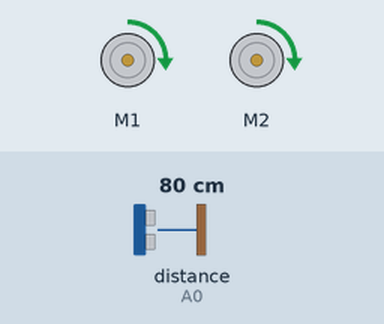
This sketch was run on a simulated Arduino Uno, built with avr-gcc and run on an emulated ATmega328P. Parts: 2 × DC motor (green arrow = forward, orange = backward, longer = faster). The test bench sets the inputs (shaded band); at power-on: distance to the obstacle (sensor on A0) 80 cm. The echo pulse lasts 58.3 µs per cm; random numbers use the default seed unless the sketch sets one.

Above: at 0.99 s.
1.6 s: distance to the obstacle (sensor on A0) set to 54 cm
4.6 s: distance to the obstacle (sensor on A0) set to 45 cm
At 5.2 s:
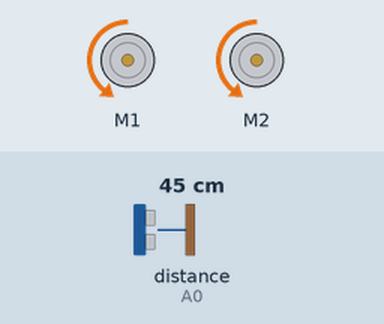
7.6 s: distance to the obstacle (sensor on A0) set to 60 cm
At 8.4 s:
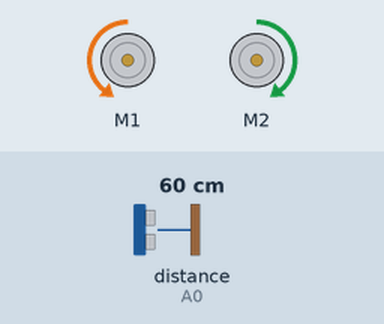
10.6 s: distance to the obstacle (sensor on A0) set to 120 cm
At 11.16 s:
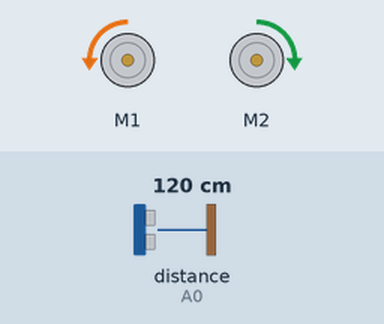
13.6 s: distance to the obstacle (sensor on A0) set to 2 cm
16.6 s: distance to the obstacle (sensor on A0) set to 250 cm
Timing chart, 0 to 20.6 s (numbered marks = the images above; inputs shaded):
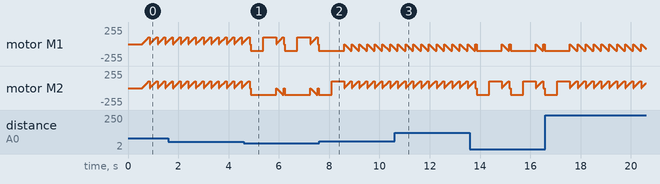

Measured:
- the behaviour switches between 49 and 48 cm on distance to the obstacle (sensor on A0) (found by bisection; images 0 and 1)
- by itself, motor M1: ramps from stopped to backward 98/255 and jumps back, once every 0.32 s
- by itself, motor M2: ramps from stopped to forward 98/255 and jumps back, once every 0.32 s

The sketch:

SunnyProjectV2.ino
```cpp
/*
 * Retired script
 * Program Description - sequential code written in order to avoid the obstacle using one sensor.
 * Its Not the real time avoidance system.
 * Look > Move Forward > Stop > Obstacle found > Re
*/

#include "AFMotor.h"
#include "NewPing.h"

#define TRIG_PIN A1
#define ECHO_PIN A0

#define MAX_DISTANCE 400
#define MAX_SPEED 190 // sets speed of DC  motors
#define MAX_SPEED_OFFSET 20

NewPing sonar(TRIG_PIN, ECHO_PIN, MAX_DISTANCE);

AF_DCMotor motorRight(1, MOTOR12_1KHZ);
AF_DCMotor motorLeft(2, MOTOR12_1KHZ);

//AF_DCMotor motorRight(1, MOTOR34_1KHZ);
//AF_DCMotor motorLeft(4, MOTOR34_1KHZ);

int distance = 100;
int speedSet = 0;
int randomNumber = 0;

void setup() {
  Serial.begin(9600);
  distance = readPing();
  delay(100);
  distance = readPing();
  delay(100);
}

void loop() {
    // Look for obstacle
    distance = readPing();
    delay(200);

    if (distance > 0 && distance < 50) {
      // stop, reverse and change the direction
      reverseAndChangeDirection();
      Serial.print("Move back the car");
    } else {
      moveForward();
      if (distance > 100) {
          delay(300);
      } else {
          delay(200);
      }
      Serial.print("Move forward the car");
    }

    moveStop();
    delay(200);
}

void reverseAndChangeDirection() {
  moveStop();
  delay(50);
  moveBackward();
  delay(200);
  randomNumber = rand() % 10;
  if (randomNumber > 5) {
    turnRight();
  } else {
    turnLeft();
  }
}

void moveStop() {
  motorRight.run(RELEASE);
  motorLeft.run(RELEASE);
}

void moveForward() {
  motorRight.run(FORWARD);
  motorLeft.run(FORWARD);

  // slowly bring the speed up to avoid loading down the batteries too quickly
  for (speedSet = 0; speedSet < MAX_SPEED; speedSet +=2) {

    // Every 50ms, look straigth
    if (speedSet == 100) {
      // Look forward by throwing sonar
      distance = readPing();

      if (distance < 50) {
        // Reverse the car
        reverseAndChangeDirection();
      }
      speedSet = 0;
    }

    motorRight.setSpeed(speedSet);
    motorLeft.setSpeed(speedSet);
    delay(5);
  }
}

void moveBackward() {
  motorRight.run(BACKWARD);
  motorLeft.run(BACKWARD);
  delay(300);
}

void turnRight () {
  motorRight.run(FORWARD);
  motorLeft.run(BACKWARD);
  delay(500);
}

void turnLeft () {
  motorRight.run(BACKWARD);
  motorLeft.run(FORWARD);
  delay(500);
}

int readPing() {
  // Wait till 50ms before sending a sonar wave
  delay(50);
  int cm = sonar.ping_cm();

  if (cm == 0) {
    cm = 250;
  }

  return cm;
}
```
